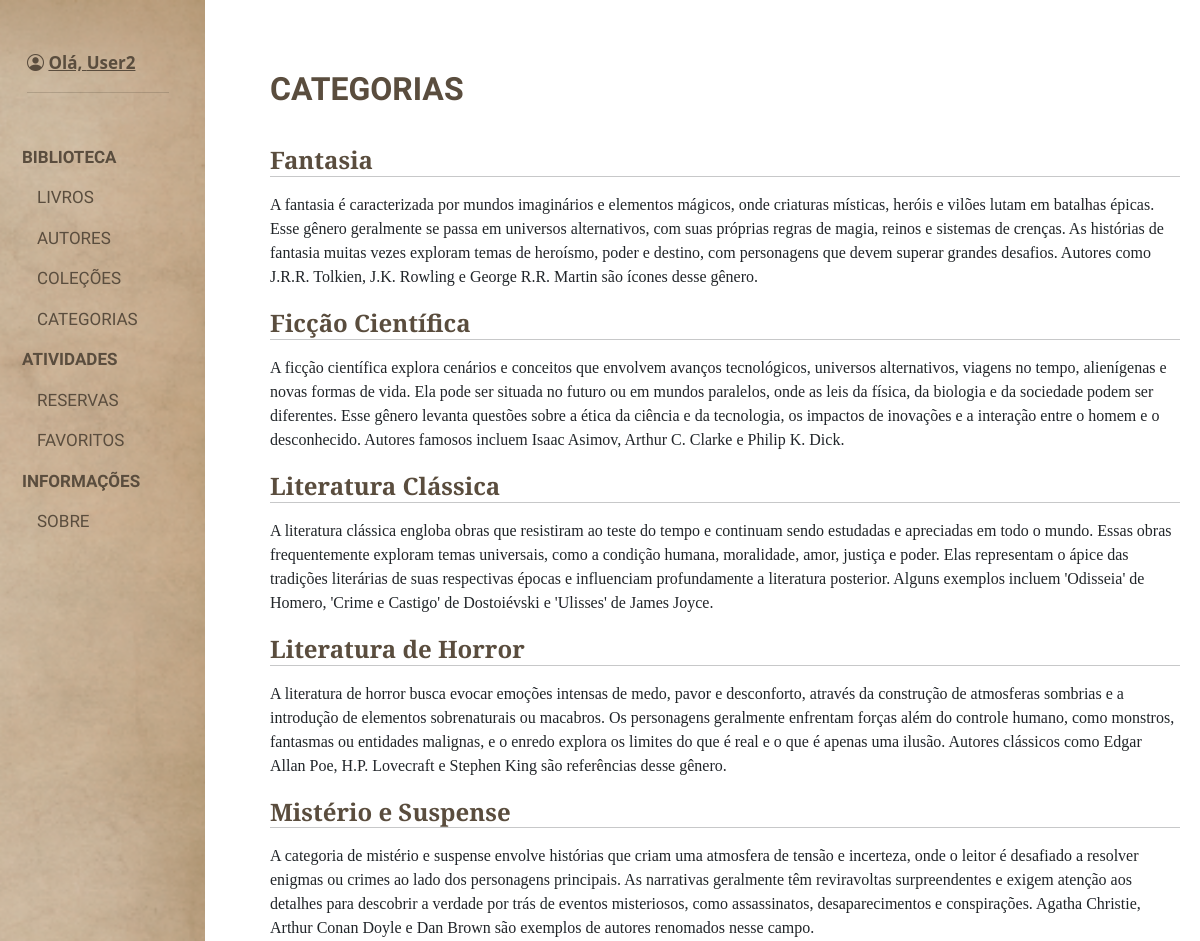
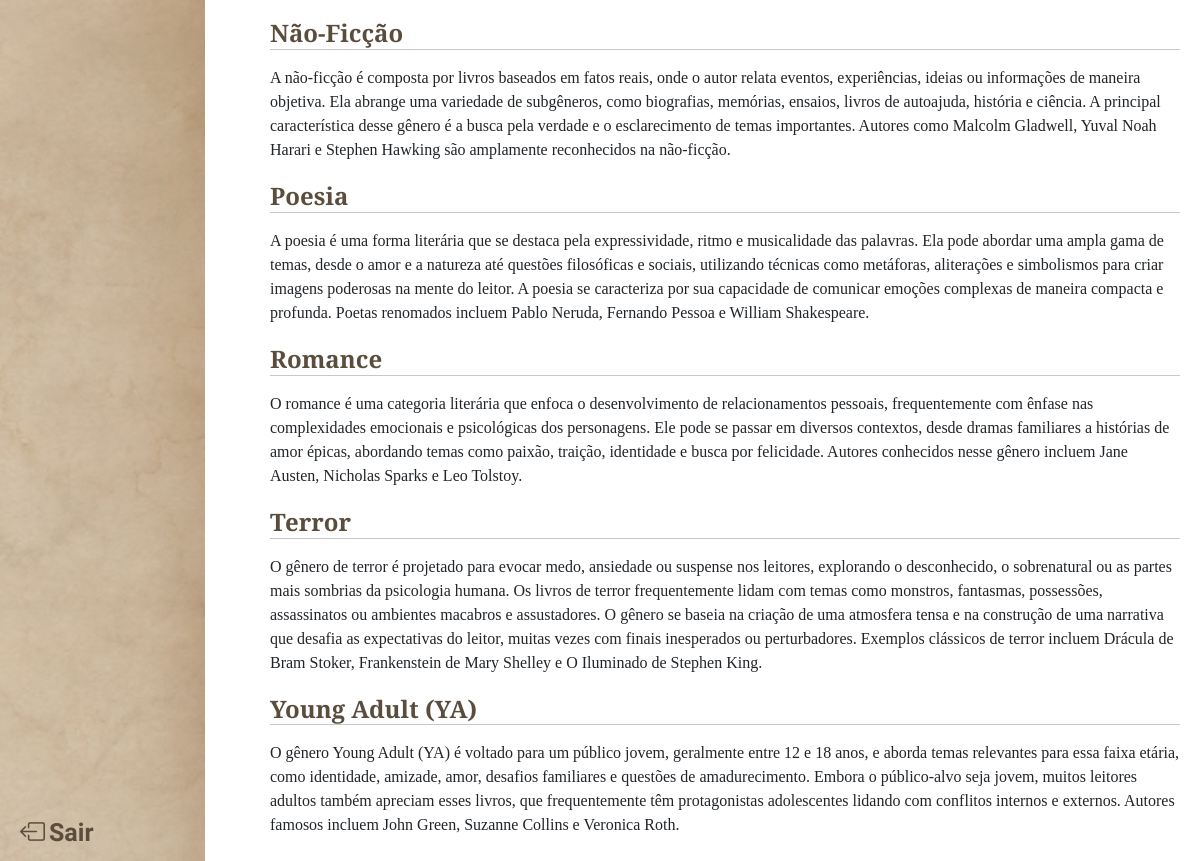
Page /categorias/ (signed in) on the committed database (2 pictures, top to bottom).
### livros/models.py (models this page shows, shortened)
class Categoria(models.Model):
    nome = models.CharField(max_length=255, unique=True, verbose_name="Nome da Categoria:")
    descricao = models.TextField(blank=True, null=True, verbose_name="Descrição:")
    data_criacao = models.DateTimeField(auto_now_add=True, verbose_name="Data de Criação:")
    data_atualizacao = models.DateTimeField(auto_now=True, verbose_name="Data de Atualização:")

### livros/views.py (the view)
# urls.py: path('categorias/', views.categorias, name='categorias'),
def categorias(request):
    categoria_form = CategoriaForm()
    if request.method == "POST":
        if 'salvar_categoria' in request.POST:
            categoria_form = CategoriaForm(request.POST)
            if categoria_form.is_valid():
                categoria_form.save()
                return redirect('categorias')
    categorias = Categoria.objects.all().order_by("nome")
    return render(request, 'livros/listar/categorias.html', {
        'categoria_form': categoria_form,
        'categorias': categorias,
    })

### templates/livros/listar/categorias.html (shortened to what this page needs)
<!DOCTYPE html>
<html lang="en">
<head>
    {% load static %}
    <link rel="stylesheet" href="{% static 'css/livros/listar/categorias.css' %}">
    <link href="https://cdn.jsdelivr.net/npm/bootstrap@5.3.3/dist/css/bootstrap.min.css" rel="stylesheet"
>
    <link rel="stylesheet" href="https://cdn.jsdelivr.net/npm/bootstrap-icons@1.11.3/font/bootstrap-icons.min.css">
</head>
<body>
    {% include 'navbar.html' %}
    <main>
        <div class="main-actions">
            <h2>CATEGORIAS</h2>
        </div>
        <div class="main-categorias">
            {% for categoria in categorias %}
            <div style="display:flex; justify-content: space-between; align-items:center; margin-top: 20px">
                <h4>{{categoria.nome}}</h4>
            </div>
            <hr style="margin-top: -7px">
            <span>{{categoria.descricao}}</span>
            {% endfor %}
        </div><br>
    </main>
</body>
</html>

### templates/navbar.html (shortened to what this page needs)
<!DOCTYPE html>
<html lang="en">
<head>
    {% load static %}
    <link rel="stylesheet" href="{% static 'css/navbar.css' %}">
    <link href="https://cdn.jsdelivr.net/npm/bootstrap@5.3.3/dist/css/bootstrap.min.css" rel="stylesheet"
>
    <link rel="stylesheet" href="https://cdn.jsdelivr.net/npm/bootstrap-icons@1.11.3/font/bootstrap-icons.min.css">
</head>
<body>
    <aside class="aside2">
        <ul class="lista-lateral">
            <div class="div-perfil">
                <i class="bi bi-person-circle"></i>
                <a style=" color:#5a4d3e" href="{% url 'usuarios:perfil' %}">Olá, {{user.username}}</a>
                <hr style="height: 3px; width:80%">
            </div>
            <li style="margin-left:10px; font-weight:600">BIBLIOTECA</li>
                            <li style="margin-left:25px; font-weight:400"><a style="text-decoration:none; color: #5a4d3e" href="{% url 'index' %}">LIVROS</a></li>
                            <li style="margin-left:25px; font-weight: 400"><a style="text-decoration:none; color: #5a4d3e" href="{% url 'autores' %}">AUTORES</a></li>
                            <li style="margin-left:25px; font-weight: 400"><a style="text-decoration:none; color: #5a4d3e" href="{% url 'colecoes' %}">COLEÇÕES</a></li>
                            <li style="margin-left:25px; font-weight: 400"><a style="text-decoration:none; color: #5a4d3e" href="{% url 'categorias' %}">CATEGORIAS</a></li>
                            <li style="margin-left:10px; font-weight:600">ATIVIDADES</li>
                            <li style="margin-left:25px; font-weight:400"><a style="text-decoration:none; color: #5a4d3e" href="{% url 'atividades:reservas' %}">RESERVAS</a></li>
                            <li style="margin-left:25px; font-weight: 400"><a style="text-decoration:none; color: #5a4d3e" href="{% url 'atividades:favoritos' %}">FAVORITOS</a></li>
                            <li style="margin-left:10px; font-weight:600">INFORMAÇÕES</li>
                            <li style="margin-left:25px; font-weight:400"><a style="text-decoration:none; color: #5a4d3e" href="{% url 'sobre' %}">SOBRE</a></li>
        </ul>
        <div class="div-logout">
            <i class="bi bi-box-arrow-left"></i>
            <a href="{% url 'usuarios:logout' %}">Sair</a>
        </div>
    </aside>
</body>
</html>

### static/css/livros/listar/categorias.css (style rules this page uses)
main { width: 100%; margin-left: 250px; padding: 20px; font-family: "EB Garamond", serif; font-optical-sizing: auto; margin-top: 0px; margin-top: 50px; }
.main-actions { display: flex; flex-wrap:wrap; justify-content: space-between; }
.main-actions h2 { color: #5a4d3e; font-family: "MedievalSharp", cursive; font-weight: 600; font-style: normal; }
.main-categorias { margin-top: 30px; font-family: "EB Garamond", serif; }
.main-categorias h4 { font-weight: 600; color: #5a4d3e; }

### static/css/navbar.css (style rules this page uses)
html, body { height: 100%; margin: auto }
body { display: flex; gap: 20px }
aside { width: 235px; height: 100%; background-color: black; background: url('/static/images/barra_lateral.png') no-repeat center center; background-size: cover; margin-left: -30px; position: fixed; display: flex; flex-direction: column; justify-content: space-between; }
.div-perfil { margin-left: 15px !important; margin-bottom: 50px; font-weight: 600; }
.div-logout { margin-left: 50px; margin-bottom: 10px; font-family: "MedievalSharp", cursive; font-weight: 600; font-style: normal; cursor: pointer; }
.div-logout i { color: #5a4d3e; font-size: 25px; font-weight: bold; }
.div-logout a { color:#5a4d3e; text-decoration: none; font-size: 25px; font-family: "MedievalSharp", cursive; font-weight: 600; font-style: normal; cursor: pointer; }
.lista-lateral { list-style: none; margin-left: 10px; margin-top: 50px; font-size: 17px; color: #5a4d3e ; }
.lista-lateral li { margin-top: 15px; font-family: "MedievalSharp", cursive; font-weight: 600; font-style: normal; cursor: pointer; }
.lista-lateral li a { text-decoration: none; color: #5a4d3e; }

### rows in the picture
Categoria: nome "Fantasia", descricao "A fantasia é caracterizada por mundos imaginários e elementos mágicos, onde criaturas místicas, heróis e vilões lutam em batalhas épicas. Esse gênero geralmente se passa em universos alternativos, com suas próprias regras de magia, reinos e sistemas de crenças. As histórias de fantasia muitas vezes exploram temas de heroísmo, poder e destino, com personagens que devem superar grandes desafios. Autores como J.R.R. Tolkien, J.K. Rowling e George R.R. Martin são ícones desse gênero."
Categoria: nome "Ficção Científica", descricao "A ficção científica explora cenários e conceitos que envolvem avanços tecnológicos, universos alternativos, viagens no tempo, alienígenas e novas formas de vida. Ela pode ser situada no futuro ou em mundos paralelos, onde as leis da física, da biologia e da sociedade podem ser diferentes. Esse gênero levanta questões sobre a ética da ciência e da tecnologia, os impactos de inovações e a interação entre o homem e o desconhecido. Autores famosos incluem Isaac Asimov, Arthur C. Clarke e Philip K. Dick."
Categoria: nome "Literatura Clássica", descricao "A literatura clássica engloba obras que resistiram ao teste do tempo e continuam sendo estudadas e apreciadas em todo o mundo. Essas obras frequentemente exploram temas universais, como a condição humana, moralidade, amor, justiça e poder. Elas representam o ápice das tradições literárias de suas respectivas épocas e influenciam profundamente a literatura posterior. Alguns exemplos incluem 'Odisseia' de Homero, 'Crime e Castigo' de Dostoiévski e 'Ulisses' de James Joyce."
Categoria: nome "Literatura de Horror", descricao "A literatura de horror busca evocar emoções intensas de medo, pavor e desconforto, através da construção de atmosferas sombrias e a introdução de elementos sobrenaturais ou macabros. Os personagens geralmente enfrentam forças além do controle humano, como monstros, fantasmas ou entidades malignas, e o enredo explora os limites do que é real e o que é apenas uma ilusão. Autores clássicos como Edgar Allan Poe, H.P. Lovecraft e Stephen King são referências desse gênero."
Categoria: nome "Mistério e Suspense", descricao "A categoria de mistério e suspense envolve histórias que criam uma atmosfera de tensão e incerteza, onde o leitor é desafiado a resolver enigmas ou crimes ao lado dos personagens principais. As narrativas geralmente têm reviravoltas surpreendentes e exigem atenção aos detalhes para descobrir a verdade por trás de eventos misteriosos, como assassinatos, desaparecimentos e conspirações. Agatha Christie, Arthur Conan Doyle e Dan Brown são exemplos de autores renomados nesse campo."
Categoria: nome "Não-Ficção", descricao "A não-ficção é composta por livros baseados em fatos reais, onde o autor relata eventos, experiências, ideias ou informações de maneira objetiva. Ela abrange uma variedade de subgêneros, como biografias, memórias, ensaios, livros de autoajuda, história e ciência. A principal característica desse gênero é a busca pela verdade e o esclarecimento de temas importantes. Autores como Malcolm Gladwell, Yuval Noah Harari e Stephen Hawking são amplamente reconhecidos na não-ficção."
Categoria: nome "Poesia", descricao "A poesia é uma forma literária que se destaca pela expressividade, ritmo e musicalidade das palavras. Ela pode abordar uma ampla gama de temas, desde o amor e a natureza até questões filosóficas e sociais, utilizando técnicas como metáforas, aliterações e simbolismos para criar imagens poderosas na mente do leitor. A poesia se caracteriza por sua capacidade de comunicar emoções complexas de maneira compacta e profunda. Poetas renomados incluem Pablo Neruda, Fernando Pessoa e William Shakespeare."
Categoria: nome "Romance", descricao "O romance é uma categoria literária que enfoca o desenvolvimento de relacionamentos pessoais, frequentemente com ênfase nas complexidades emocionais e psicológicas dos personagens. Ele pode se passar em diversos contextos, desde dramas familiares a histórias de amor épicas, abordando temas como paixão, traição, identidade e busca por felicidade. Autores conhecidos nesse gênero incluem Jane Austen, Nicholas Sparks e Leo Tolstoy."
Categoria: nome "Terror", descricao "O gênero de terror é projetado para evocar medo, ansiedade ou suspense nos leitores, explorando o desconhecido, o sobrenatural ou as partes mais sombrias da psicologia humana. Os livros de terror frequentemente lidam com temas como monstros, fantasmas, possessões, assassinatos ou ambientes macabros e assustadores. O gênero se baseia na criação de uma atmosfera tensa e na construção de uma narrativa que desafia as expectativas do leitor, muitas vezes com finais inesperados ou perturbadores. Exemplos clássicos de terror incluem Drácula de Bram Stoker, Frankenstein de Mary Shelley e O Iluminado de Stephen King."
Categoria: nome "Young Adult (YA)", descricao "O gênero Young Adult (YA) é voltado para um público jovem, geralmente entre 12 e 18 anos, e aborda temas relevantes para essa faixa etária, como identidade, amizade, amor, desafios familiares e questões de amadurecimento. Embora o público-alvo seja jovem, muitos leitores adultos também apreciam esses livros, que frequentemente têm protagonistas adolescentes lidando com conflitos internos e externos. Autores famosos incluem John Green, Suzanne Collins e Veronica Roth."

### other values in the picture
{{ user.username }} "User2"
